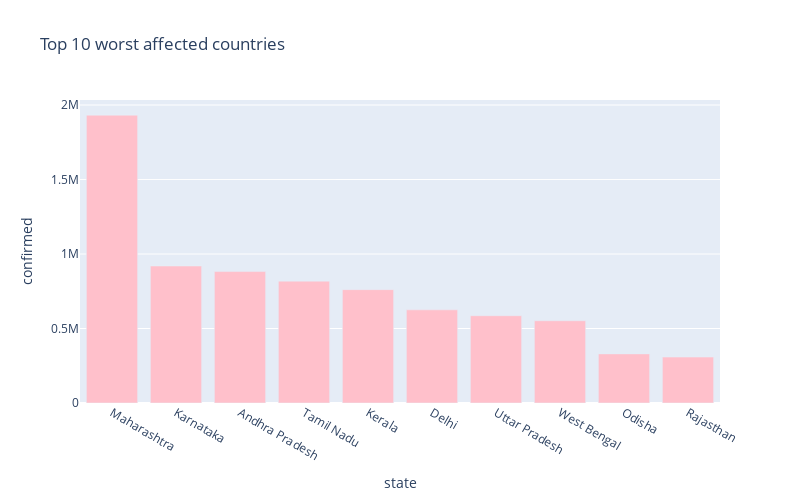

The cell this chart's notebook holds for it:
### Code cell
px.bar(
    sorted_India_df.head(10),
    x = "state",
    y = "confirmed",
    title= "Top 10 worst affected countries", # the axis names
    color_discrete_sequence=["pink"], 
    height=500,
    width=800
)

### Figure 1 — Plotly figure (JSON) as saved in the notebook; plotly's stock layout.template omitted (floating-point values rounded to 4 significant figures)
{"data": [{"alignmentgroup": "True", "hovertemplate": "state=%{x}<br>confirmed=%{y}<extra></extra>", "legendgroup": "", "marker": {"color": "pink"}, "name": "", "offsetgroup": "", "orientation": "v", "showlegend": false, "textposition": "auto", "type": "bar", "x": ["Maharashtra", "Karnataka", "Andhra Pradesh", "Tamil Nadu", "Kerala", "Delhi", "Uttar Pradesh", "West Bengal", "Odisha", "Rajasthan"], "xaxis": "x", "y": [1932112, 919496, 882286, 818014, 760933, 625369, 585902, 552063, 329621, 308243], "yaxis": "y"}], "layout": {"barmode": "relative", "height": 500, "legend": {"tracegroupgap": 0}, "title": {"text": "Top 10 worst affected countries"}, "width": 800, "xaxis": {"anchor": "y", "domain": [0, 1], "title": {"text": "state"}}, "yaxis": {"anchor": "x", "domain": [0, 1], "title": {"text": "confirmed"}}}}
